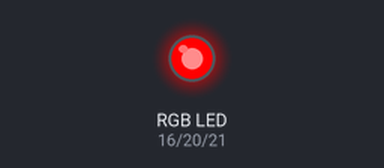
Bench run of a program on a simulated Raspberry Pi (BCM pin numbers). Parts: an RGB LED mixed from three pins (HIGH = lit).

Above: at 0.5 s.
At 1.5 s:
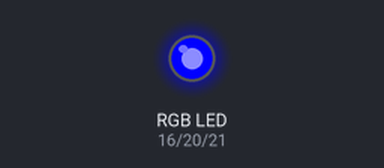
At 5.5 s:
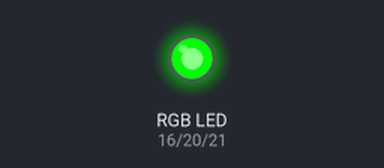
Timing chart, 0 to 6.9 s (numbered marks = the images above):
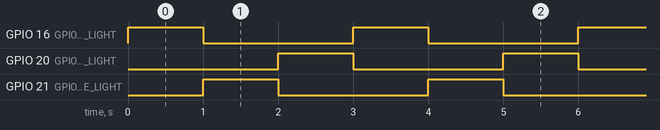

The program:

rgbLED.py
```python
#Libraries
import RPi.GPIO as GPIO
import time

#GPIO Mode (BOARD / BCM)
GPIO.setmode(GPIO.BCM)

#set GPIO Pins
GPIO_TRIGGER = 23
GPIO_ECHO = 24
GPIO_RED_LIGHT = 16
GPIO_GREEN_LIGHT = 20
GPIO_BLUE_LIGHT = 21

#set GPIO direction (IN / OUT)
GPIO.setup(GPIO_TRIGGER, GPIO.OUT)
GPIO.setup(GPIO_ECHO, GPIO.IN)
GPIO.setup(GPIO_RED_LIGHT, GPIO.OUT)
GPIO.setup(GPIO_GREEN_LIGHT, GPIO.OUT)
GPIO.setup(GPIO_BLUE_LIGHT, GPIO.OUT)


def distance():
    # set Trigger to HIGH
    GPIO.output(GPIO_TRIGGER, True)

    # set Trigger after 0.01ms to LOW
    time.sleep(0.00001)
    GPIO.output(GPIO_TRIGGER, False)

    StartTime = time.time()
    StopTime = time.time()

    # save StartTime
    while GPIO.input(GPIO_ECHO) == 0:
        StartTime = time.time()

    # save time of arrival
    while GPIO.input(GPIO_ECHO) == 1:
        StopTime = time.time()

    # time difference between start and arrival
    TimeElapsed = StopTime - StartTime
    # multiply with the sonic speed (34300 cm/s)
    # and divide by 2, because there and back
    distance = (TimeElapsed * 34300) / 2

    return distance

if __name__ == '__main__':
    try:
        while True:
            #dist = distance()
            #print ("Measured Distance = %.1f cm" % dist)
            GPIO.output(GPIO_RED_LIGHT, True)
            time.sleep(1)
            GPIO.output(GPIO_RED_LIGHT, False)
            GPIO.output(GPIO_BLUE_LIGHT, True)
            time.sleep(1)
            GPIO.output(GPIO_BLUE_LIGHT, False)
            GPIO.output(GPIO_GREEN_LIGHT, True)
            time.sleep(1)
            GPIO.output(GPIO_GREEN_LIGHT, False)

        # Reset by pressing CTRL + C
    except KeyboardInterrupt:
        print("Measurement stopped by User")
        GPIO.cleanup()
```

Measured:
- by itself, GPIO 16 (GPIO_RED_LIGHT), GPIO 20 (GPIO_GREEN_LIGHT), GPIO 21 (GPIO_BLUE_LIGHT): alternates HIGH for 1.0 s and LOW for 2.0 s
- by itself, everything shown: repeats every 3.0 s, in 3 steps
